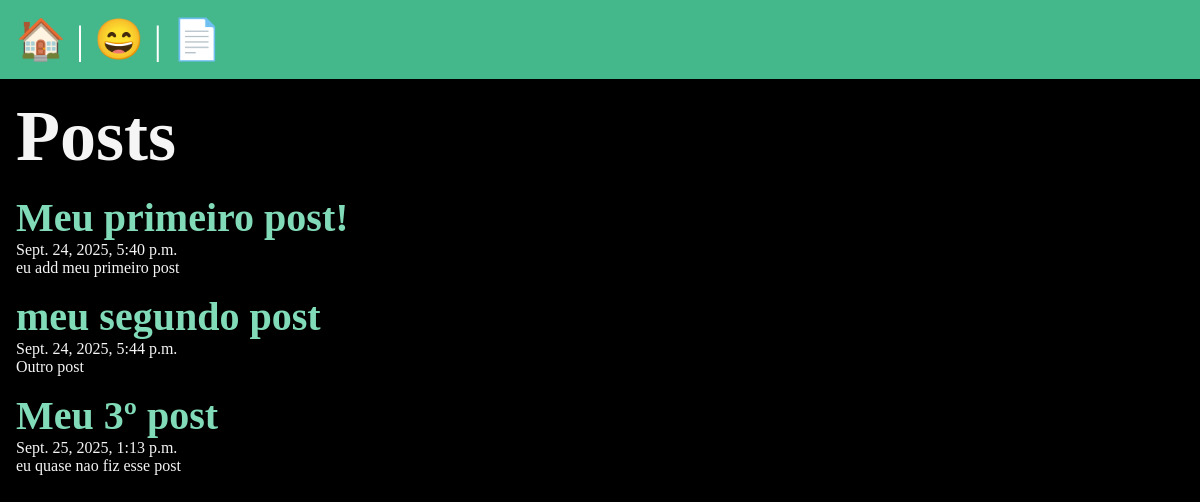
The app's page /posts/, older data.
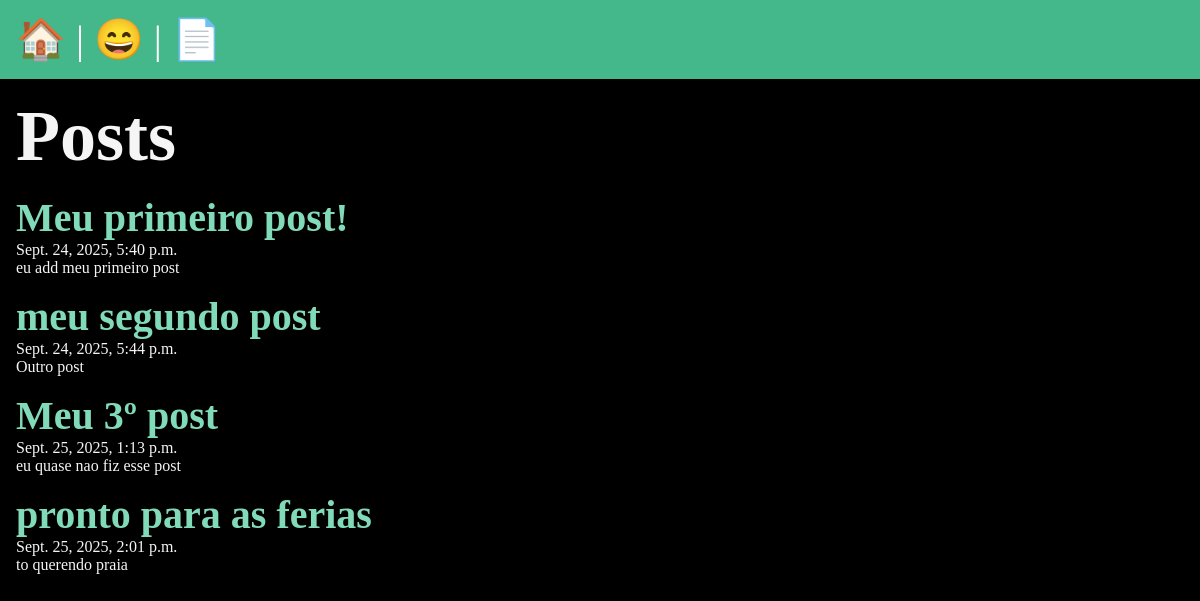
The same page, newer data.
### posts/models.py (models this page shows, shortened)
class Post(models.Model):
    title = models.CharField(max_length=75)
    body = models.TextField()
    slug = models.SlugField()
    date = models.DateTimeField(auto_now_add=True)
    banner = models.ImageField(default='fallback.png', blank=True)

### posts/views.py (the view)
# urls.py: path('', views.posts_lists, name="list"),
def posts_lists(request):
    posts = Post.objects.all()
    return render(request, 'posts/posts_list.html', { 'posts': posts})

### posts/templates/posts/posts_list.html (shortened to what this page needs)
{% extends 'layout.html' %}
{% block content %}
    <section>
    <h1>Posts</h1>
    {% for post in posts %}
        <article class="post">
            <h2>
                <a href="{% url 'posts:page' slug=post.slug %}">
                    {{ post.title }}
                </a>
            </h2>
            <p>{{ post.date }}</p>
            <p>{{ post.body }}</p>
        </article>
    {% endfor %}
    </section>
{% endblock %}

### templates/layout.html (shortened to what this page needs)
<!DOCTYPE html>
{% load static %}
<html lang="en">
<head>
    <link rel="stylesheet" href="{% static 'css/style.css' %}">
</head>
<body>
    <nav>
        <a href="/">
            <span role="img" aria-labbel="Home">🏠</span>
        </a> |
        <a href="/about">
            <span role="img" aria-labbel="Sobre">😄</span>
        </a> |
        <a href="{% url 'posts:list' %}">
            <span role="img" aria-labbel="Posts">📄</span>
        </a>
    </nav>
    <main>
        {% block content %}
        {% endblock %}
    </main>
</body>
</html>

### static/css/style.css (style rules this page uses)
* { margin: 0; padding: 0; box-sizing: border-box; }
body { min-height: 100vh; background-color: black; color: whitesmoke; font-size: 3rem; }
nav { padding: 1rem; background-color: #44B78B; color: white; font-size: 2.5rem; }
main { padding: 1rem; }
section { display: flex; flex-flow: column; gap: 1rem; }
h2 { font-size: 2.5rem; }
p { font-size: 1rem; }
a { text-decoration: none; color: #81dbb8; }

Row changes from the older to the newer data that the page shows:
added Post: title "pronto para as ferias", date "Sept. 25, 2025, 2:01 p.m.", body "to querendo praia"
